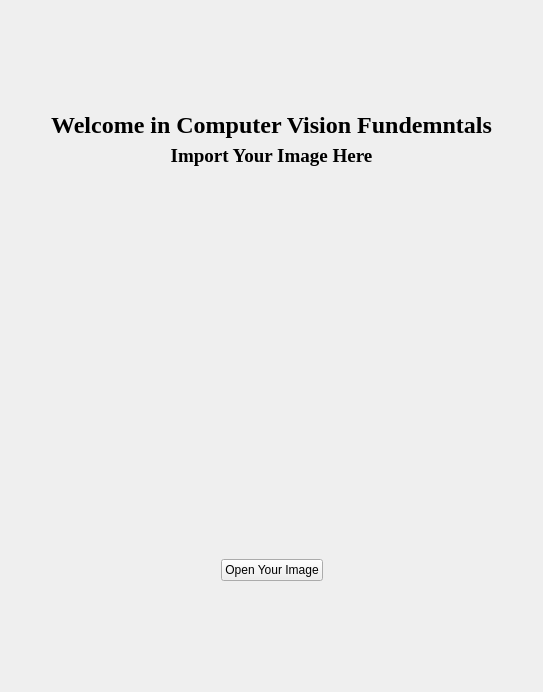
  <widget class="QWidget" name="tab_6">
   <attribute name="title">
    <string>Open our Image</string>
   </attribute>
   <layout class="QGridLayout" name="gridLayout_5">
    <item row="0" column="0">
     <layout class="QVBoxLayout" name="verticalLayout_40">
      <item>
       <spacer name="verticalSpacer_69">
        <property name="orientation">
         <enum>Qt::Vertical</enum>
        </property>
        <property name="sizeType">
         <enum>QSizePolicy::Maximum</enum>
        </property>
        <property name="sizeHint" stdset="0">
         <size>
          <width>20</width>
          <height>100</height>
         </size>
        </property>
       </spacer>
      </item>
      <item>
       <layout class="QVBoxLayout" name="verticalLayout_15">
        <item>
         <layout class="QHBoxLayout" name="horizontalLayout_9">
          <item>
           <spacer name="horizontalSpacer_95">
            <property name="orientation">
             <enum>Qt::Horizontal</enum>
            </property>
            <property name="sizeHint" stdset="0">
             <size>
              <width>40</width>
              <height>20</height>
             </size>
            </property>
           </spacer>
          </item>
          <item>
           <layout class="QVBoxLayout" name="verticalLayout_39">
            <item>
             <widget class="QLabel" name="label_2">
              <property name="font">
               <font>
                <family>Georgia</family>
                <pointsize>18</pointsize>
                <bold>true</bold>
               </font>
              </property>
              <property name="text">
               <string>Welcome in Computer Vision Fundemntals</string>
              </property>
              <property name="alignment">
               <set>Qt::AlignCenter</set>
              </property>
             </widget>
            </item>
            <item>
             <widget class="QLabel" name="label_3">
              <property name="font">
               <font>
                <family>Georgia</family>
                <pointsize>14</pointsize>
                <bold>true</bold>
               </font>
              </property>
              <property name="text">
               <string>Import Your Image Here</string>
              </property>
              <property name="alignment">
               <set>Qt::AlignCenter</set>
              </property>
             </widget>
            </item>
           </layout>
          </item>
          <item>
           <spacer name="horizontalSpacer_96">
            <property name="orientation">
             <enum>Qt::Horizontal</enum>
            </property>
            <property name="sizeHint" stdset="0">
             <size>
              <width>40</width>
              <height>20</height>
             </size>
            </property>
           </spacer>
          </item>
         </layout>
        </item>
        <item>
         <spacer name="verticalSpacer_68">
          <property name="orientation">
           <enum>Qt::Vertical</enum>
          </property>
          <property name="sizeType">
           <enum>QSizePolicy::Fixed</enum>
          </property>
          <property name="sizeHint" stdset="0">
           <size>
            <width>20</width>
            <height>40</height>
           </size>
          </property>
         </spacer>
        </item>
        <item>
         <layout class="QHBoxLayout" name="horizontalLayout_5">
          <item>
           <spacer name="horizontalSpacer_13">
            <property name="orientation">
             <enum>Qt::Horizontal</enum>
            </property>
            <property name="sizeHint" stdset="0">
             <size>
              <width>40</width>
              <height>20</height>
             </size>
            </property>
           </spacer>
          </item>
          <item>
           <widget class="GraphicsLayoutWidget" name="graphicsLayoutWidget_displayImagesMain" native="true">
            <property name="minimumSize">
             <size>
              <width>250</width>
              <height>300</height>
             </size>
            </property>
            <property name="maximumSize">
             <size>
              <width>16777215</width>
              <height>500</height>
             </size>
            </property>
           </widget>
          </item>
          <item>
           <spacer name="horizontalSpacer_14">
            <property name="orientation">
             <enum>Qt::Horizontal</enum>
            </property>
            <property name="sizeHint" stdset="0">
             <size>
              <width>40</width>
              <height>20</height>
             </size>
            </property>
           </spacer>
          </item>
         </layout>
        </item>
        <item>
         <spacer name="verticalSpacer_67">
          <property name="orientation">
           <enum>Qt::Vertical</enum>
          </property>
          <property name="sizeType">
           <enum>QSizePolicy::Fixed</enum>
          </property>
          <property name="sizeHint" stdset="0">
           <size>
            <width>20</width>
            <height>40</height>
           </size>
          </property>
         </spacer>
        </item>
        <item>
         <layout class="QHBoxLayout" name="horizontalLayout_6">
          <item>
           <spacer name="horizontalSpacer_9">
            <property name="orientation">
             <enum>Qt::Horizontal</enum>
            </property>
            <property name="sizeHint" stdset="0">
             <size>
              <width>40</width>
              <height>20</height>
             </size>
            </property>
           </spacer>
          </item>
          <item>
           <widget class="QPushButton" name="pushButton_browseImage">
            <property name="text">
             <string>Open Your Image</string>
            </property>
           </widget>
          </item>
          <item>
           <spacer name="horizontalSpacer_10">
            <property name="orientation">
             <enum>Qt::Horizontal</enum>
            </property>
            <property name="sizeHint" stdset="0">
             <size>
              <width>40</width>
              <height>20</height>
             </size>
            </property>
           </spacer>
          </item>
         </layout>
        </item>
       </layout>
      </item>
      <item>
       <spacer name="verticalSpacer_70">
        <property name="orientation">
         <enum>Qt::Vertical</enum>
        </property>
        <property name="sizeType">
         <enum>QSizePolicy::Maximum</enum>
        </property>
        <property name="sizeHint" stdset="0">
         <size>
          <width>20</width>
          <height>100</height>
         </size>
        </property>
       </spacer>
      </item>
     </layout>
    </item>
   </layout>
  </widget>
